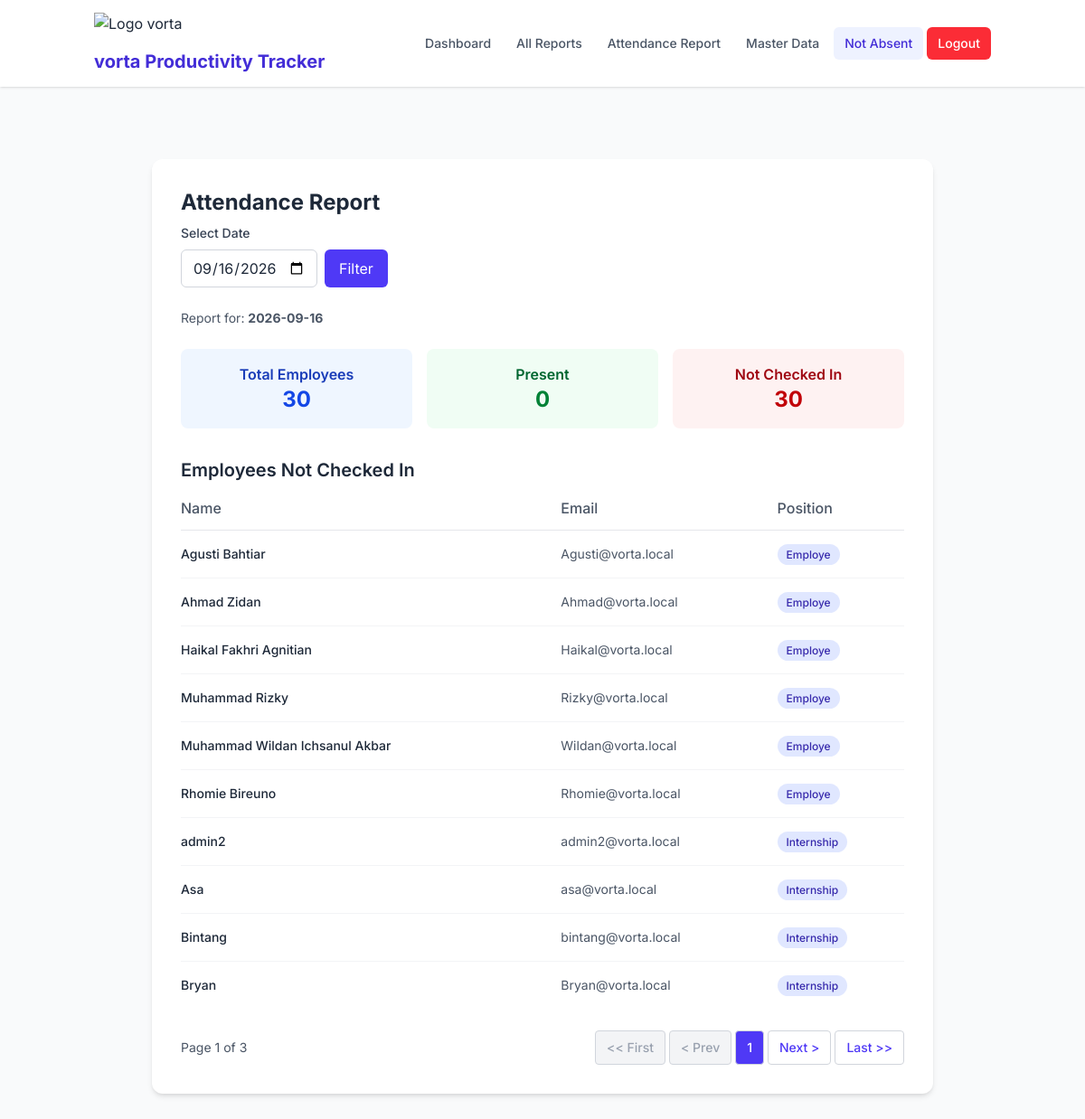
The app's page /admin_not_attendance.php (signed in) with its own data.
### tables this page shows
CREATE TABLE `employees` (
  `employee_id` int(11) NOT NULL,
  `user_id` int(11) NOT NULL,
  `name` varchar(100) NOT NULL,
  `position` enum('Employe','Internship','President Director','Research and Development Manager') NOT NULL,
  `phone` varchar(20) DEFAULT NULL,
  `created_at` timestamp NOT NULL DEFAULT current_timestamp(),
  `updated_at` timestamp NOT NULL DEFAULT current_timestamp() ON UPDATE current_timestamp(),
  `workforce_id` int(11) DEFAULT NULL
);

CREATE TABLE `users` (
  `user_id` int(11) NOT NULL,
  `name` varchar(100) NOT NULL,
  `email` varchar(120) NOT NULL,
  `password_hash` varchar(255) NOT NULL,
  `role` enum('admin','staff') NOT NULL DEFAULT 'staff',
  `is_active` tinyint(1) NOT NULL DEFAULT 1,
  `created_at` timestamp NOT NULL DEFAULT current_timestamp()
);

### public/admin_not_attendance.php (the view, shortened to what this page needs)
<?php
require_once __DIR__ . '/../lib/db.php';
$selected_date = $_GET['date'] ?? date('Y-m-d');
$limit = 10;
$page = (int)($_GET['page'] ?? 1);
$offset = ($page - 1) * $limit;
$stmt = $pdo->prepare("
    SELECT
        u.user_id,
        u.name,
        u.email,
        e.position
    FROM users u
    JOIN employees e ON u.user_id = e.user_id
    LEFT JOIN attendance a ON u.user_id = a.user_id AND a.date = ?
    WHERE u.role != 'admin'
      AND a.user_id IS NULL
    ORDER BY e.position, u.name
    LIMIT ? OFFSET ?
");
$stmt->bindValue(1, $selected_date, PDO::PARAM_STR);
$stmt->bindValue(2, $limit, PDO::PARAM_INT);
$stmt->bindValue(3, $offset, PDO::PARAM_INT);
$stmt->execute();
$users_not_checked_in = $stmt->fetchAll(PDO::FETCH_ASSOC);
$totalStmt = $pdo->prepare("
    SELECT COUNT(*)
    FROM users u
    JOIN employees e ON u.user_id = e.user_id
    LEFT JOIN attendance a ON u.user_id = a.user_id AND a.date = ?
    WHERE u.role != 'admin'
      AND a.user_id IS NULL
");
$totalStmt->execute([$selected_date]);
$total_not_checked_in = $totalStmt->fetchColumn();
$totalPages = max(1, ceil($total_not_checked_in / $limit));
$totalEmpStmt = $pdo->prepare("
    SELECT COUNT(*)
    FROM users u
    JOIN employees e ON u.user_id = e.user_id
    WHERE u.role != 'admin'
");
$totalEmpStmt->execute();
$total_employees = $totalEmpStmt->fetchColumn();
$presentStmt = $pdo->prepare("
    SELECT COUNT(*)
    FROM attendance a
    JOIN users u ON u.user_id = a.user_id
    JOIN employees e ON u.user_id = e.user_id
    WHERE a.date = ?
      AND u.role != 'admin'
");
$presentStmt->execute([$selected_date]);
$present_count = $presentStmt->fetchColumn();
$absent_count = $total_not_checked_in;
include __DIR__ . '/header.php';
?>
<div class="max-w-4xl mx-auto px-4 py-8">
  <div class="bg-white rounded-xl shadow-md overflow-hidden">
    <div class="p-6 md:p-8">
      <h1 class="text-2xl font-bold text-gray-800 mb-2">Attendance Report</h1>
      <form method="GET" class="mb-6">
        <label for="date" class="block text-sm font-medium text-gray-700 mb-2">Select Date</label>
        <div class="flex flex-col sm:flex-row gap-2">
          <input
            type="date"
            id="date"
            name="date"
            value="<?= htmlspecialchars($selected_date) ?>"
            class="px-3 py-2 border border-gray-300 rounded-md focus:outline-none focus:ring-2 focus:ring-indigo-500"
            max="<?= date('Y-m-d') ?>"
          >
          <button type="submit" class="px-4 py-2 bg-indigo-600 text-white rounded-md hover:bg-indigo-700 focus:outline-none focus:ring-2 focus:ring-indigo-500 transition">
            Filter
          </button>
        </div>
      </form>
      <p class="text-sm text-gray-600 mb-6">Report for: <strong><?= htmlspecialchars($selected_date) ?></strong></p>
      <div class="grid grid-cols-1 md:grid-cols-3 gap-4 mb-8 text-center">
        <div class="bg-blue-50 p-4 rounded-lg">
          <p class="font-semibold text-blue-800">Total Employees</p>
          <p class="text-2xl font-bold text-blue-700"><?= $total_employees ?></p>
        </div>
        <div class="bg-green-50 p-4 rounded-lg">
          <p class="font-semibold text-green-800">Present</p>
          <p class="text-2xl font-bold text-green-700"><?= $present_count ?></p>
        </div>
        <div class="bg-red-50 p-4 rounded-lg">
          <p class="font-semibold text-red-800">Not Checked In</p>
          <p class="text-2xl font-bold text-red-700"><?= $absent_count ?></p>
        </div>
      </div>
      <?php if (empty($users_not_checked_in)): ?>
        <div class="text-center py-6">
          <p class="text-green-700 font-medium">All employees have checked in on <?= htmlspecialchars($selected_date) ?>. 🎉</p>
        </div>
      <?php else: ?>
        <h2 class="text-xl font-semibold text-gray-800 mb-4">Employees Not Checked In</h2>
        <div class="overflow-x-auto">
          <table class="w-full">
            <thead>
              <tr class="text-left border-b border-gray-200">
                <th class="pb-3 font-medium text-gray-600">Name</th>
                <th class="pb-3 font-medium text-gray-600">Email</th>
                <th class="pb-3 font-medium text-gray-600">Position</th>
              </tr>
            </thead>
            <tbody class="divide-y divide-gray-100">
              <?php foreach ($users_not_checked_in as $user): ?>
                <tr class="hover:bg-gray-50 transition">
                  <td class="py-4 text-sm font-medium text-gray-800">
                    <?= htmlspecialchars($user['name']) ?>
                  </td>
                  <td class="py-4 text-sm text-gray-600">
                    <?= htmlspecialchars($user['email']) ?>
                  </td>
                  <td class="py-4 text-sm">
                    <span class="px-2.5 py-1 bg-indigo-100 text-indigo-800 text-xs font-medium rounded-full">
                      <?= htmlspecialchars($user['position'] ?? 'Unknown') ?>
                    </span>
                  </td>
                </tr>
              <?php endforeach; ?>
            </tbody>
          </table>
        </div>
        <?php if ($totalPages > 1): ?>
          <div class="flex flex-col sm:flex-row justify-between items-center mt-6 gap-4">
            <div class="text-sm text-gray-600 whitespace-nowrap">
              Page <?= $page ?> of <?= $totalPages ?>
            </div>
            <nav class="flex flex-wrap justify-center gap-1">
              <?php
                function getPaginationUrl($page, $date) {
                    return "?page=" . (int)$page . "&date=" . urlencode($date);
                }
              ?>
              <?php if ($page > 1): ?>
                <a href="<?= getPaginationUrl(1, $selected_date) ?>"
                   class="px-2 py-2 sm:px-3 bg-white text-indigo-600 border border-gray-300 rounded hover:bg-gray-50 text-sm font-medium transition whitespace-nowrap">
                  <span class="hidden sm:inline"><< First</span>
                  <span class="sm:hidden">First</span>
                </a>
              <?php else: ?>
                <span class="px-2 py-2 sm:px-3 bg-gray-100 text-gray-400 border border-gray-300 rounded text-sm font-medium cursor-not-allowed whitespace-nowrap">
                  <span class="hidden sm:inline"><< First</span>
                </span>
              <?php endif; ?>
              <?php if ($page > 1): ?>
                <a href="<?= getPaginationUrl($page - 1, $selected_date) ?>"
                   class="px-2 py-2 sm:px-3 bg-white text-indigo-600 border border-gray-300 rounded hover:bg-gray-50 text-sm font-medium transition whitespace-nowrap">
                  <span class="hidden sm:inline">< Prev</span>
                  <span class="sm:hidden"><</span>
                </a>
              <?php else: ?>
                <span class="px-2 py-2 sm:px-3 bg-gray-100 text-gray-400 border border-gray-300 rounded text-sm font-medium cursor-not-allowed whitespace-nowrap">
                  <span class="hidden sm:inline">< Prev</span>
                </span>
              <?php endif; ?>
              <div class="xs:hidden px-3 py-2 bg-indigo-600 text-white border border-gray-300 rounded text-sm font-medium">
                <?= $page ?>
              </div>
              <?php if ($page < $totalPages): ?>
                <a href="<?= getPaginationUrl($page + 1, $selected_date) ?>"
                   class="px-2 py-2 sm:px-3 bg-white text-indigo-600 border border-gray-300 rounded hover:bg-gray-50 text-sm font-medium transition whitespace-nowrap">
                  <span class="hidden sm:inline">Next ></span>
                </a>
              <?php endif; ?>
              <?php if ($page < $totalPages): ?>
                <a href="<?= getPaginationUrl($totalPages, $selected_date) ?>"
                   class="px-2 py-2 sm:px-3 bg-white text-indigo-600 border border-gray-300 rounded hover:bg-gray-50 text-sm font-medium transition whitespace-nowrap">
                  <span class="hidden sm:inline">Last >></span>
                </a>
              <?php endif; ?>
            </nav>
          </div>
        <?php endif; ?>
      <?php endif; ?>
    </div>
  </div>
</div>
<?php include __DIR__ . '/footer.php'; ?>

### public/header.php (shortened to what this page needs)
<!DOCTYPE html>
<html lang="id" class="scroll-smooth">
<head>
  <link rel="stylesheet" href="css/output.css">
</head>
<body class="bg-gray-50 text-gray-800">
  <header class="bg-white shadow-sm sticky top-0 z-50">
    <div class="container mx-auto p-4">
      <div class="flex items-center justify-between h-16">
        <div class="flex-shrink-0">
          <img src="../images/vortalogo-removebg-preview.png" alt="Logo vorta" style="height: 40px; width: auto;"
            class="mr-2">
          <h1 class="text-xl font-bold text-indigo-700">
            <span class="hidden sm:inline">vorta</span> Productivity Tracker
          </h1>
        </div>
        <?php if (isset($_SESSION['user'])): ?>
          <nav class="hidden lg:flex items-center space-x-1">
            <a href="dashboard.php"
              class="px-3 py-2 text-sm font-medium rounded-md transition-all <?= basename($_SERVER['PHP_SELF']) === 'dashboard.php' ? 'text-indigo-700 bg-indigo-50' : 'text-gray-600 hover:text-indigo-600 hover:bg-gray-100' ?>">
              Dashboard
            </a>
            <?php if ($_SESSION['user']['role'] === 'admin'): ?>
              <a href="admin_reports.php"
                class="px-3 py-2 text-sm font-medium rounded-md transition-all <?= basename($_SERVER['PHP_SELF']) === 'admin_reports.php' ? 'text-indigo-700 bg-indigo-50' : 'text-gray-600 hover:text-indigo-600 hover:bg-gray-100' ?>">
                All Reports
              </a>
              <a href="admin_attendance.php"
                class="px-3 py-2 text-sm font-medium rounded-md transition-all <?= basename($_SERVER['PHP_SELF']) === 'admin_attendance.php' ? 'text-indigo-700 bg-indigo-50' : 'text-gray-600 hover:text-indigo-600 hover:bg-gray-100' ?>">
                Attendance Report
              </a>
              <a href="admin_master_data.php"
                class="px-3 py-2 text-sm font-medium rounded-md transition-all <?= basename($_SERVER['PHP_SELF']) === 'admin_master_data.php' ? 'text-indigo-700 bg-indigo-50' : 'text-gray-600 hover:text-indigo-600 hover:bg-gray-100' ?>">
                Master Data
              </a>
              <a href="admin_not_attendance.php"
                class="px-3 py-2 text-sm font-medium rounded-md transition-all <?= basename($_SERVER['PHP_SELF']) === 'admin_not_attendance.php' ? 'text-indigo-700 bg-indigo-50' : 'text-gray-600 hover:text-indigo-600 hover:bg-gray-100' ?>">
                Not Absent
              </a>
            <?php endif; ?>
            <a href="logout.php"
              class="px-3 py-2 text-sm font-medium text-white rounded-md bg-red-500 hover:bg-red-600 transition-all">
              Logout
            </a>
          </nav>
        <?php endif; ?>
      </div>
    </div>
  </header>
  <main class="container mx-auto px-4 py-6">
  </main>
</body>
</html>

### public/footer.php (shortened to what this page needs)
</body>
</html>

### public/header.php (style rules this page uses)
body { font-family: 'Inter', sans-serif; }

### records on screen
employees: user.name "Agusti Bahtiar", user.email "Agusti@vorta.local", position "Employe"
employees: user.name "Ahmad Zidan", user.email "Ahmad@vorta.local", position "Employe"
employees: user.name "Haikal Fakhri Agnitian", user.email "Haikal@vorta.local", position "Employe"
employees: user.name "Muhammad Rizky", user.email "Rizky@vorta.local", position "Employe"
employees: user.name "Muhammad Wildan Ichsanul Akbar", user.email "Wildan@vorta.local", position "Employe"
employees: user.name "Rhomie Bireuno", user.email "Rhomie@vorta.local", position "Employe"
employees: user.name "admin2", user.email "admin2@vorta.local", position "Internship"
employees: user.name "Asa", user.email "asa@vorta.local", position "Internship"
employees: user.name "Bintang", user.email "bintang@vorta.local", position "Internship"
employees: user.name "Bryan", user.email "Bryan@vorta.local", position "Internship"

### other values on screen
$total_employees "30"
$present_count "0"
$absent_count "30"
$page "1"
